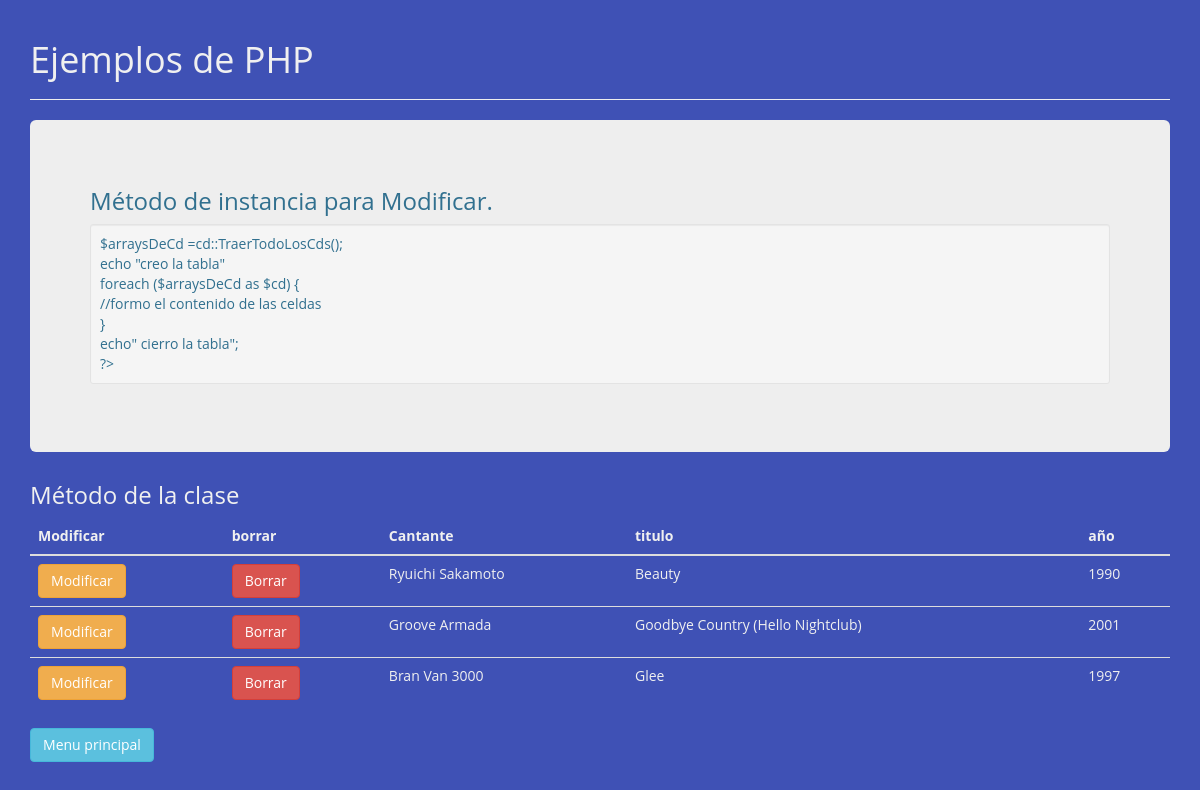
/Carpetas_Externas/PDOEjemplo-master/ejemplo19PDO.php, run on the app's committed database.
### tables this page shows
CREATE TABLE IF NOT EXISTS `cds` (
  `titel` varchar(200) DEFAULT NULL,
  `interpret` varchar(200) DEFAULT NULL,
  `jahr` int(11) DEFAULT NULL,
`id` bigint(20) unsigned NOT NULL
);

### Carpetas_Externas/PDOEjemplo-master/clases/AccesoDatos.php (called while the page is built, shortened)
<?php
class AccesoDatos
{
    private static $ObjetoAccesoDatos;
    private $objetoPDO;
    private function __construct()
    {
        try {
            $this->objetoPDO = new PDO('mysql:host=localhost;dbname=cdcol;charset=utf8', 'root', '', array(PDO::ATTR_EMULATE_PREPARES => false,PDO::ATTR_ERRMODE => PDO::ERRMODE_EXCEPTION));
            $this->objetoPDO->exec("SET CHARACTER SET utf8");
            }
        catch (PDOException $e) {
            print "Error!: " . $e->getMessage();
            die();
        }
    }
    public function RetornarConsulta($sql)
    {
        return $this->objetoPDO->prepare($sql);
    }
    public static function dameUnObjetoAcceso()
    {
        if (!isset(self::$ObjetoAccesoDatos)) {
            self::$ObjetoAccesoDatos = new AccesoDatos();
        }
        return self::$ObjetoAccesoDatos;
    }
}
?>

### Carpetas_Externas/PDOEjemplo-master/clases/cd.php (called while the page is built, shortened)
<?php
class cd
{
  	public static function TraerTodoLosCds()
	{
			$objetoAccesoDato = AccesoDatos::dameUnObjetoAcceso();
			$consulta =$objetoAccesoDato->RetornarConsulta("select id,titel as titulo, interpret as cantante,jahr as año from cds");
			$consulta->execute();
			return $consulta->fetchAll(PDO::FETCH_CLASS, "cd");
	}
}

### Carpetas_Externas/PDOEjemplo-master/ejemplo19PDO.php (the view, shortened to what this page needs)
<!DOCTYPE html>
<html>
     <head>
        <link rel="stylesheet" href="http://maxcdn.bootstrapcdn.com/bootstrap/3.3.4/css/bootstrap.min.css">
   <link rel="stylesheet" type="text/css" href="estilo.css">
    </head>
    <body>
      <div class="container">
            <div class="page-header">
                <h1>Ejemplos de PHP</h1>
            </div>
            <div class="jumbotron">
                <h3 class="text-info">Método de instancia para Modificar.</h3>
                    <div class="well well-sm text-info">
                                 $arraysDeCd =cd::TraerTodoLosCds();<br>
                                 echo "creo la tabla"<br>
                                  foreach ($arraysDeCd as $cd) {<br>
                                   //formo el contenido de las celdas<br>
                                  }<br>
                                  echo" cierro la tabla"; <br>
                                    ?><br>
                    </div>
             </div>
             <h3 >  Método de la clase  </h3>
                                    <?php
                                    include_once ("clases/AccesoDatos.php");
                                    include_once ("clases/cd.php");
                                   $arraysDeCd =cd::TraerTodoLosCds();
                                  echo" <table class='table  '>
                                    <thead>
                                      <tr>
                                        <th>Modificar</th>
                                        <th>borrar</th>
                                        <th>Cantante</th>
                                        <th>titulo</th>
                                        <th>año</th>
                                      </tr>
                                    </thead>";
                                  foreach ($arraysDeCd as $cd) {
                                    echo "<tr>
                                        <td> <a class='btn btn-warning' onClick=modificar($cd->id) >Modificar</a></td>
                                        <td> <a class='btn btn-danger' onClick=modificar($cd->id)>Borrar</a></td>
                                        <td>$cd->cantante</td>
                                        <td>$cd->titulo</td>
                                        <td>$cd->año</td>
                                      </tr>";
                                  }
                                  echo" </table>";
                                    ?>
                            <a class="btn btn-info" href="indexPDO.html">Menu principal</a>
                  </div>
    </body>
</html>

### Carpetas_Externas/PDOEjemplo-master/estilo.css (style rules this page uses)
* { margin:0; padding:0; }
body { margin: 0 auto; color:#f0f0f0; background:#3f51b5; font-family:'Open Sans',sans-serif; }

### data on the page
cds: interpret "Ryuichi Sakamoto", titel "Beauty", jahr "1990"
cds: interpret "Groove Armada", titel "Goodbye Country (Hello Nightclub)", jahr "2001"
cds: interpret "Bran Van 3000", titel "Glee", jahr "1997"
